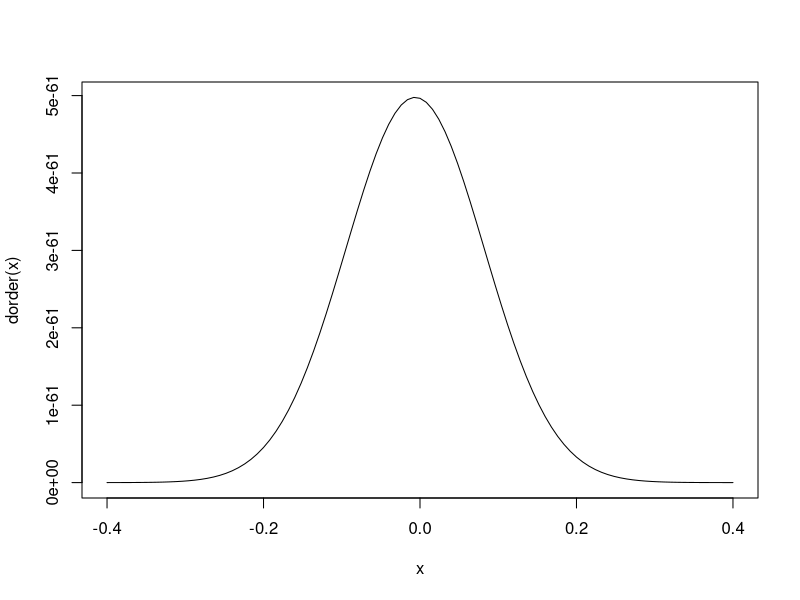
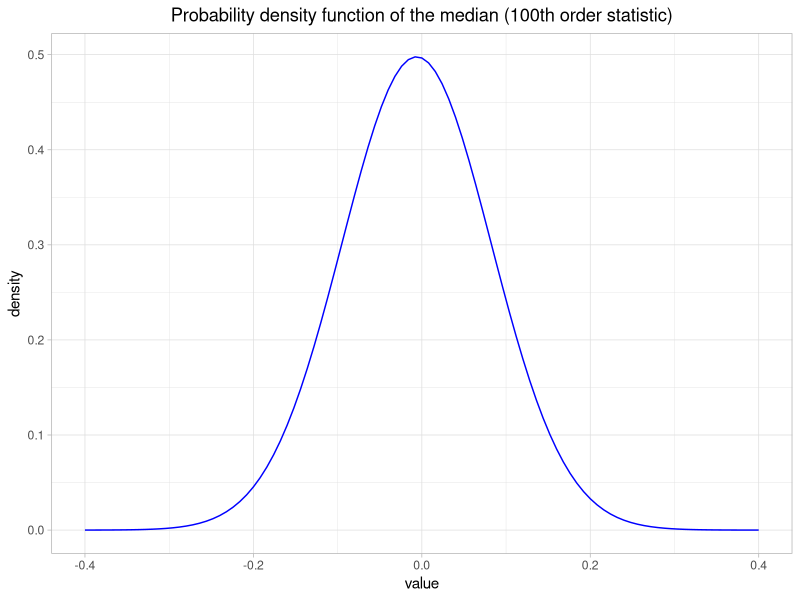
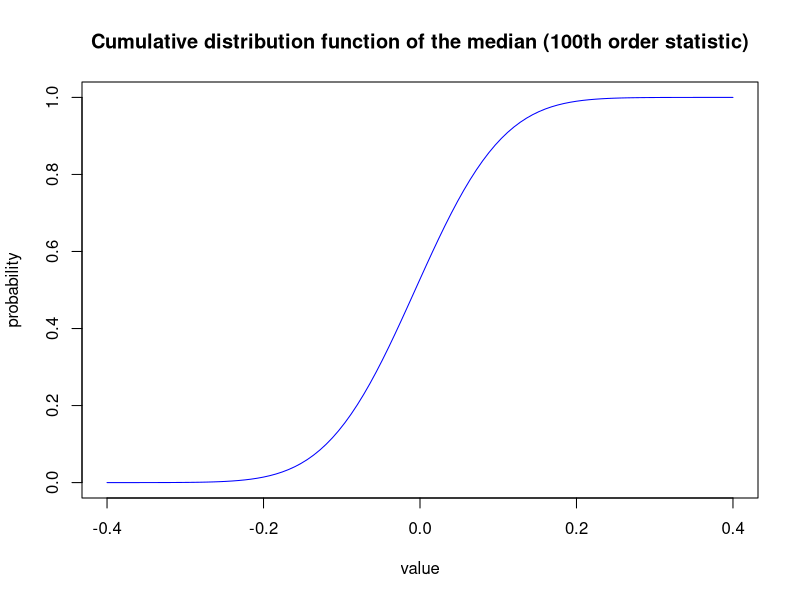
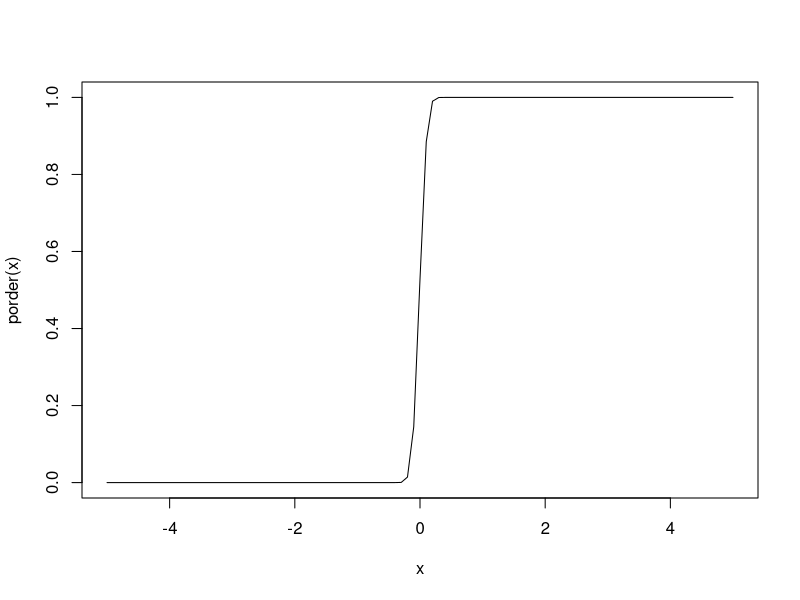
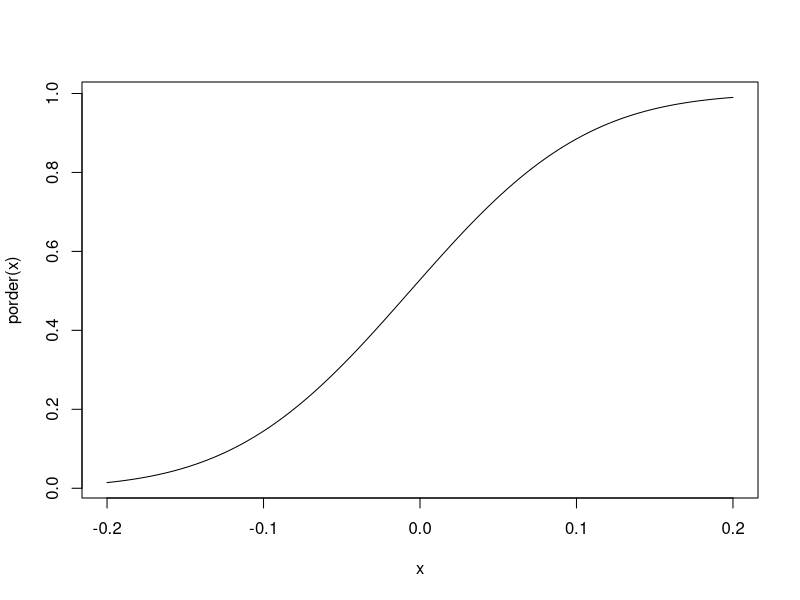
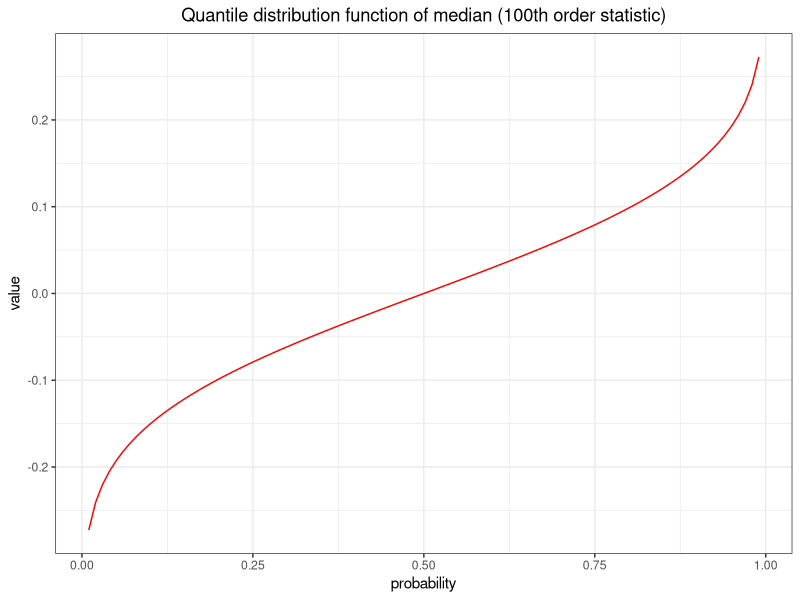
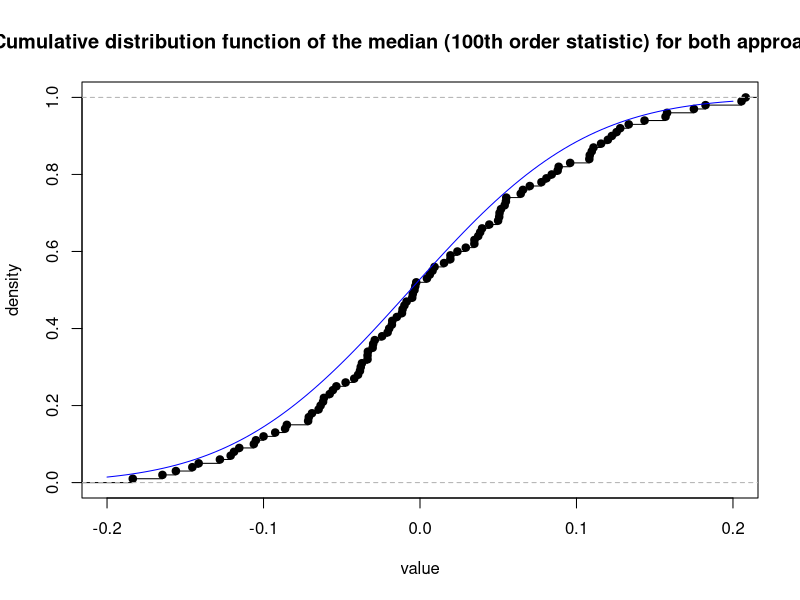
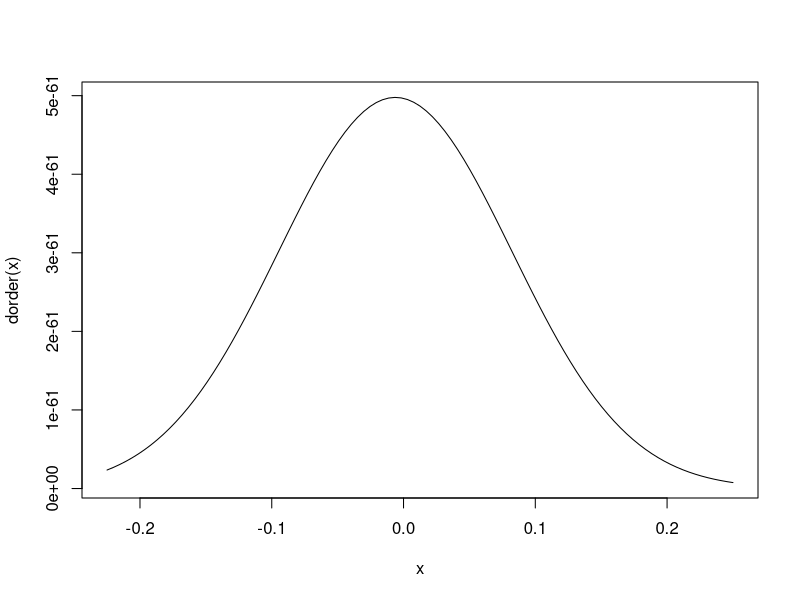

Write R code to recreate these figures, in order.
## ---- chunk 1
knitr::opts_chunk$set(echo=TRUE, warning=FALSE, message=FALSE, cache=TRUE)
## ---- chunk 2
library(tidyverse)
## ---- chunk 3
dorder <- function(x) {
  100*
  choose(200,100)
  (pnorm(x, mean = 0, sd = 1))^(100-1)*
  (1-pnorm(x, mean = 0, sd = 1))^(200-100)*
  dnorm(x, mean = 0, sd = 1)
}

porder <- function(x) {
  pbinom(100-1, 200, pnorm(x, mean = 0, sd = 1), lower.tail = FALSE)
}

qorder <- function(p) {
  r <- curve(porder(x),-5,5)
  d <- data.frame(x = r$x, y = r$y)
  d <- d %>% 
    filter(y >= 0.005 & y <= 0.995)
  n <- curve(porder(x),min(d$x), max(d$x))
  m <- mean(n$x)
  sd <- sd(n$x)
  q <- c()
  for (i in seq_along(p)) {
    q[i] <- qnorm(p[i], mean = m, sd = sd)
  }
  df <- data.frame(p = p, q = q)
  return(df)
}
## ---- chunk 4
r <- curve(dorder(x), -0.4, 0.4)
## ---- chunk 5
n <- data.frame(x = r$x, y = r$y*10^60)
ggplot(n) + 
  geom_line(aes(x = x, y = y), color = "blue") +
  labs(title = "Probability density function of the median (100th order statistic)",
       x = "value",
       y = "density") +
  theme_light() +
  theme(plot.title = element_text(hjust=0.5))
## ---- chunk 6
curve(porder(x), -0.4,0.4, col = "blue",
      main = "Cumulative distribution function of the median (100th order statistic)",
      xlab = "value",
      ylab = "probability")
## ---- chunk 7
p <- seq(0.01, 0.99, by = 0.01)
d <- qorder(p)
## ---- chunk 8
ggplot(d) +
  geom_line(aes(x = p, y = q), color = "red") +
  labs(title = "Quantile distribution function of median (100th order statistic)",
       x = "probability", 
       y = "value") +
  theme_bw() +
  theme(plot.title= element_text(hjust=0.5))
## ---- chunk 9
b <- c()
set.seed(0)
for (i in 1:100) {
  n <- rnorm(200, mean = 0, sd= 1)
  b[i] <- quantile(n, 0.5)
}
p <- ecdf(b)
plot(p, main = "Cumulative distribution function of the median (100th order statistic) for both approaches",
      xlab = "value",
      ylab = "density",xlim = c(-0.2,0.2))
curve(porder(x), col = "blue", add = TRUE)
## ---- chunk 10
b <- c()
set.seed(0)
for (i in 1:101) {
  n <- rnorm(200, mean = 0, sd= 1)
  b[i] <- quantile(n, 0.5)
}
r <- curve(dorder(x),-0.225,0.25)
## ---- chunk 11
n <- data.frame(b = b, x = r$x, y = r$y*10^60)
ggplot(n) + 
  geom_histogram(aes(x = b,y=..density../10),bins = 10, color = "black", fill= "white") +
  geom_line(aes(x = x, y = y), color = "blue") +
  labs(title = "Probability density function of the median (100th order statistic) for both approaches",
      
        x = "values", 
       y = "probability",
       subtitle = "Blue is for analytics, black is for simulation") +
  theme_light() +
  theme(plot.title = element_text(hjust=0.5),
        plot.subtitle = element_text(hjust=0.5))
## ---- chunk 12
b <- c()
set.seed(42)
for (i in 1:1000) {
  n <- rnorm(200, mean = 0, sd= 1)
  b[i] <- quantile(n, 0.5)
}
b <- sort(b)
p <- ppoints(1000)
d <- qorder(p)
g <- cbind(d, b)
x <- seq(-0.25,0.25, by = ((0.5)/(1000 - 1)))
y <- x
## ---- chunk 13
ggplot(g) +
  geom_point(aes(x = q, y = b), col = "red") +
  geom_line(aes(x = x, y = y)) +
  labs(title = "QQplot of the median (100th order statistic)",
       x = "Theoretical quantiles",
       y = "Sample quantiles") +
  theme_bw() +
  theme(plot.title = element_text(hjust = 0.5),
        plot.subtitle = element_text(hjust = 0.5))
## ---- chunk 14
ggplot(g) +
  geom_density(aes(x = q), color = "blue") +
  geom_density(aes(x = b), color = "red") +
  labs(title = "Probability density function for theoretical and sample quantiles",
       subtitle = "Blue stands for theoretical, Red stands for sample") +
  theme_bw() +
  theme(plot.title = element_text(hjust = 0.5),
        plot.subtitle = element_text(hjust = 0.5))
## ---- chunk 15
dorder <- function(x,k) {
  k*
  choose(200,k)
  (pnorm(x, mean = 0, sd = 1))^(k-1)*
  (1-pnorm(x, mean = 0, sd = 1))^(200-k)*
  dnorm(x, mean = 0, sd = 1)
}

porder <- function(x,k) {
  pbinom(k-1, 200, pnorm(x, mean = 0, sd = 1), lower.tail = FALSE)
}

qorder <- function(p,k) {
  r <- curve(porder(x,k),-5,5)
  d <- data.frame(x = r$x, y = r$y)
  d <- d %>% 
    filter(y >= 0.005 & y <= 0.995)
  n <- curve(porder(x,k),min(d$x), max(d$x))
  m <- mean(n$x)
  sd <- sd(n$x)
  q <- c()
  for (i in seq_along(p)) {
    q[i] <- qnorm(p[i], mean = m, sd = sd)
  }
  df <- data.frame(p = p, q = q)
  return(df)
}
## ---- chunk 16
b <- c()
set.seed(0)
for (i in 1:1000) {
  n <- rnorm(1000, mean = 0, sd= 1)
  b[i] <- quantile(n, 0.99)
}
b <- sort(b)
p <- ppoints(1000)
d <- qorder(p, 200)
g <- cbind(d, b)
x <- seq(1.5,3, by = ((1.5)/(1000 - 1)))
y <- x
## ---- chunk 17
ggplot(g) +
  geom_point(aes(x = q, y = b), col = "red") +
  geom_line(aes(x = x, y = y)) +
  labs(title = "QQplot of maximum values",
       x = "Theoretical quantiles",
       y = "Sample quantiles") +
  theme_bw() +
  theme(plot.title = element_text(hjust=0.5))
## ---- chunk 18
dorder <- function(x,k, dist, ...) {
  f <- eval(parse(text = str_c("d", dist, sep = "")))
  Fm <- eval(parse(text = str_c("p", dist, sep = "")))
  k*
  choose(200,k)
  (Fm(x, ...))^(k-1)*
  (1-Fm(x, ...))^(200-k)*
  f(x, ...)
}

porder <- function(x,k, dist, ...) {
  Fm <- eval(parse(text = str_c("p", dist, sep = "")))
  pbinom(k-1, 200, Fm(x, ...), lower.tail = FALSE)
}

qorder <- function(p, k, dist, ...) {
  qm <- eval(parse(text = str_c("q", dist, sep = "")))
  r <- curve(porder(x,k,dist,...),-5,5)
  d <- data.frame(x = r$x, y = r$y)
  d <- d %>% 
    filter(y >= 0.01 & y <= 0.999)
  n <- curve(porder(x,k,dist,...),min(d$x), max(d$x))
  m <- mean(n$x)
  sd <- sd(n$x)
  q <- c()
  for (i in seq_along(p)) {
    q[i] <- qm(p[i], mean = m, sd = sd)
  }
  df <- data.frame(p = p, q = q)
  return(df)
}
## ---- chunk 19
curve(dorder(x, 1, dist = "norm", mean = 0, sd = 1), xlim = c(-5,-1), col = "blue",
      main = "Probability density function of the minimum value",
      xlab = "value",
      ylab = "density")

curve(porder(x, 1, dist = "norm", mean = 0, sd = 1), xlim = c(-5,-1), col = "blue",
      main = "Cumulative distribution function of the minimum value",
      xlab = "value",
      ylab = "probability")
